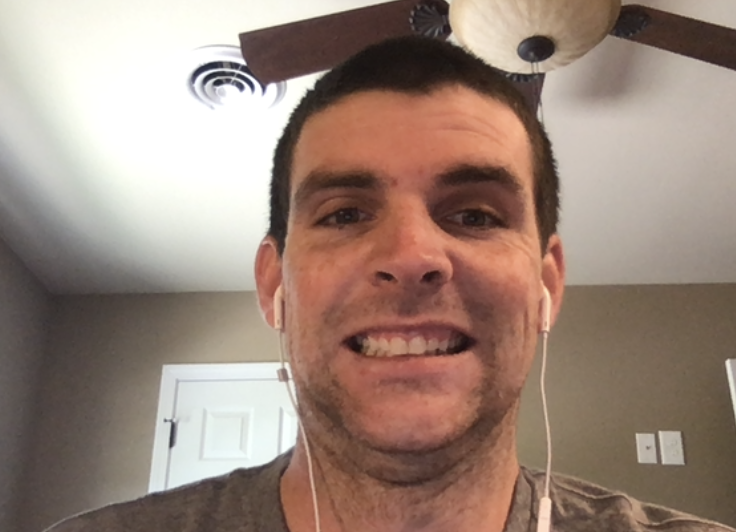
#> input picture Thinkful/class notebooks/week7/data/cheese.png, 736 x 532 px; its folder holds only this picture in this run
$ jupyter execute image_tangent.ipynb   (shell and % lines are left out)
#> lines starting #> are read from the running program, lines starting #| are printed output that depends on the picture
[cell 1]
import glob
import cv2

[cell 2]
png_files = glob.glob("data/*.png")

images = []
for png_file in png_files:
    image = cv2.imread(png_file)
#> image is the input picture: shape (532, 736, 3); mean B, G, R 122, 133.7, 155
    images.append(image)

[cell 3]
image = images[0]
image.shape

gray = cv2.cvtColor(image, cv2.COLOR_BGR2GRAY)
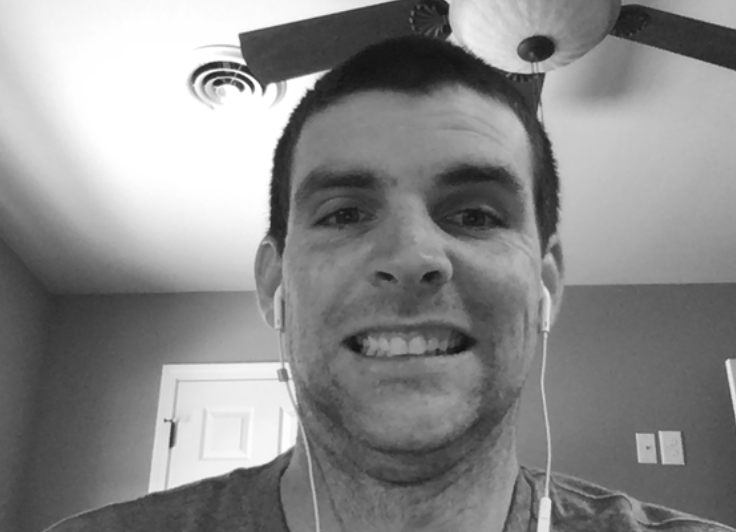
#> gray: shape (532, 736); min 16, max 255, mean 138.7
gray.shape
#> Out = (532, 736)

[cell 4]
532 * 736

[cell 5]
gray_flat = gray.flatten()
gray_flat.shape
#> Out = (391552,)
